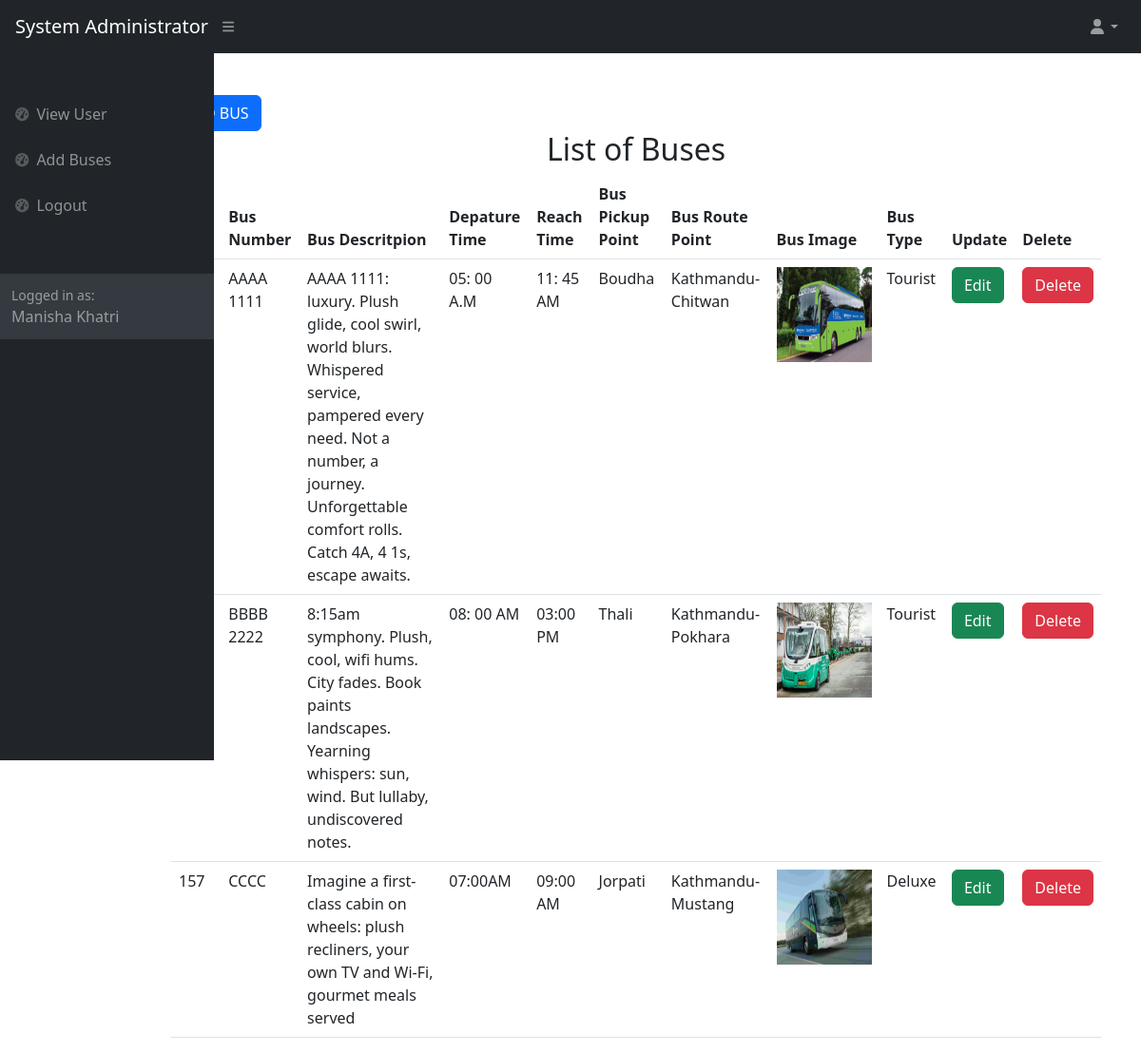
The app's page /admin/buses.php with its own data.
### tables this page shows
CREATE TABLE `buses` (
  `bus_id` int(100) NOT NULL,
  `bus_number` varchar(100) NOT NULL,
  `bus_description` varchar(500) NOT NULL,
  `departure_time` varchar(50) NOT NULL,
  `reach_time` varchar(50) NOT NULL,
  `bus_image` varchar(60) NOT NULL,
  `bus_type` varchar(20) NOT NULL,
  `pickup_points` varchar(20) NOT NULL,
  `route_point` varchar(30) NOT NULL,
  `bus_created` timestamp(6) NOT NULL DEFAULT current_timestamp(6)
);

### admin/buses.php (the view, shortened to what this page needs)
<?php
 include '../includes/header.php';
 include '../includes/navbar.php';
 include '../includes/header.php';
?>
<!DOCTYPE html>
<html lang="en">
<head>
  <link rel="stylesheet" href="https://cdn.jsdelivr.net/npm/bootstrap@5.3.0/dist/css/bootstrap.min.css">
</head>
<body>
  <div class="container">
    <form action="" method="post">
      <button type="button" class="btn btn-primary" data-bs-toggle="modal" data-bs-target="#exampleModal">
        ADD BUS
      </button>
    </form>
    <h2 style="display: block; text-align: center;   ">List of Buses</h2>
    <?php
    require '../partial/dbconnect.php';
    $query = "SELECT *FROM buses ";
    $query_run = mysqli_query($conn, $query);
    ?>
    <table class="table ">
      <thead>
        <tr>
          <th scope="col">S,No</th>
          <th scope="col">Bus Number</th>
          <th scope="col">Bus Descritpion</th>
          <th scope="col">Depature Time</th>
          <th scope="col">Reach Time</th>
          <th scope="col">Bus Pickup Point </th>
          <th scope="col">Bus Route Point</th>
          <th scope="col">Bus Image </th>
          <th scope="col">Bus Type </th>
          <th scope="col">Update</th>
          <th scope="col">Delete</th>
        </tr>
      </thead>
      <tbody>
        <?php
        if (mysqli_num_rows($query_run) > 0) {
          while ($row = mysqli_fetch_assoc($query_run)) {
            ?>
            <tr>
              <td>
                <?php echo $row['bus_id']; ?>
              </td>
              <td>
                <?php echo $row['bus_number']; ?>
              </td>
              <td>
                <?php echo $row['bus_description']; ?>
              </td>
              <td>
                <?php echo $row['departure_time']; ?>
              </td>
              <td>
                <?php echo $row['reach_time']; ?>
              </td>
              <td>
                <?php echo $row['pickup_points']; ?>
              </td>
              <td>
                <?php echo $row['route_point']; ?>
              </td>
              <td>
                <img src="../photobus/<?php echo $row['bus_image']; ?>" height="100px" width="100px" alt="bus.pic">
              </td>
              <td>
                <?php echo $row['bus_type']; ?>
              </td>
              <td>
                <form action="busedit.php" method="post">
                  <button type="submit" name="edit_btn" class="btn btn-success"> Edit</button>
                </form>
              </td>
              <td>
                <form action="busdelete.php" method="post">
                  <button type="submit" name="delete_btn" class="btn btn-danger"> Delete</button>
                </form>
              </td>
            </tr>
            <?php
          }
        } else {
          echo "No record found";
        }
        ?>
      </tbody>
    </table>
  </div>
</body>
</html>

### includes/header.php (shortened to what this page needs)
<!DOCTYPE html>
<html lang="en">
    <head>
        <link href="https://cdn.jsdelivr.net/npm/simple-datatables@7.1.2/dist/style.min.css" rel="stylesheet" />
        <link href="css/styles.css" rel="stylesheet" />
    </head>
    <body class="sb-nav-fixed">

### includes/navbar.php (shortened to what this page needs)
<nav class=" sb-topnav navbar navbar-expand navbar-dark bg-dark">
            <a class="navbar-brand ps-3" href="#"> System Administrator</a>
            <button  class="btn btn-link btn-sm order-1 order-lg-0 me-4 me-lg-0" id="sidebarToggle" href="#!"><i class="fas fa-bars"></i></button>
            <ul class="navbar-nav form-inline ms-auto me-0 me-md-3 my-2 my-md-0 ">
                <li class="nav-item dropdown">
                    <a class="nav-link dropdown-toggle" id="navbarDropdown" href="#" role="button" data-bs-toggle="dropdown" aria-expanded="false"><i class="fas fa-user fa-fw"></i></a>
                </li>
            </ul>
        </nav>
        <div id="layoutSidenav">
            <div id="layoutSidenav_nav">
                <nav class="sb-sidenav accordion sb-sidenav-dark" id="sidenavAccordion">
                    <div class="sb-sidenav-menu">
                        <div class="nav">
                            <div class="sb-sidenav-menu-heading"></div>
                            <a class="nav-link" href="userview.php">
                                <div class="sb-nav-link-icon"><i class="fas fa-tachometer-alt"></i></div>
                               View User
                            </a>
                            <a class="nav-link" href="buses.php">
                                <div class="sb-nav-link-icon"><i class="fas fa-tachometer-alt"></i></div>
                                Add Buses
                            </a>
                            <a class="nav-link" href="../logout.php">
                                <div class="sb-nav-link-icon"><i class="fas fa-tachometer-alt"></i></div>
                                Logout
                            </a>
                    <div class="sb-sidenav-footer my-5">
                        <div class="small">Logged in as:</div>
                   Manisha Khatri
                    </div>
                </nav>
                </div>

### admin/buses.php (style rules this page uses)
.container { padding-left: 150px; padding-top: 100px; }

### records on screen
buses: bus_number "AAAA 1111", bus_description "AAAA 1111: luxury. Plush glide, cool swirl, world blurs. Whispered service, pampered every need. Not a number, a journey. Unforgettable comfort rolls. Catch 4A, 4 1s, escape awaits.", departure_time "05: 00 A.M", reach_time "11: 45 AM", pickup_points "Boudha", route_point "Kathmandu-Chitwan", bus_image (picture), bus_type "Tourist"
buses: bus_number "BBBB 2222", bus_description "8:15am symphony. Plush, cool, wifi hums. City fades. Book paints landscapes. Yearning whispers: sun, wind. But lullaby, undiscovered notes.", departure_time "08: 00 AM", reach_time "03:00 PM", pickup_points "Thali", route_point "Kathmandu-Pokhara", bus_image (picture), bus_type "Tourist"
buses: bus_id "157", bus_number "CCCC", bus_description "Imagine a first-class cabin on wheels: plush recliners, your own TV and Wi-Fi, gourmet meals served", departure_time "07:00AM", reach_time "09:00 AM", pickup_points "Jorpati", route_point "Kathmandu-Mustang", bus_image (picture), bus_type "Deluxe"
